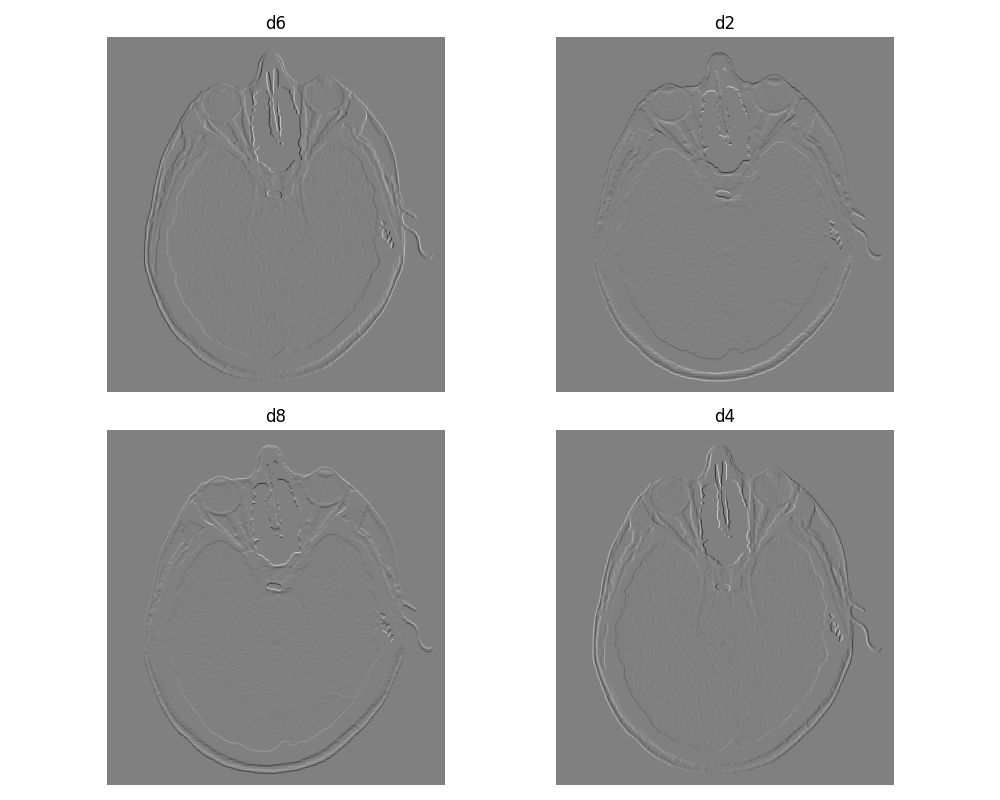

Reproduce this figure in Python.
import os
import sys
import numpy as np
import matplotlib.pyplot as plt
from skimage.io import imread
from skimage.util import img_as_float
from scipy.ndimage import convolve
from libDIPUM.bellmf import bellmf
from libDIPUM.onemf import onemf
from libDIPUM.triangmf import triangmf
from libDIPUM.fuzzysysfcn import fuzzysysfcn
from libDIPUM.approxfcn import approxfcn
from libDIPUM.data_path import dip_data


# MATLAB-like tofloat/revertClass behavior for this script
f_in = imread(dip_data('headCT.tif'))
if f_in.ndim == 3:
    f_in = f_in[:, :, 0]
orig_dtype = f_in.dtype
f = img_as_float(f_in)

def revertClass(x):
    if np.issubdtype(orig_dtype, np.integer):
        info = np.iinfo(orig_dtype)
        y = np.clip(x, 0.0, 1.0)
        y = np.round(y * info.max).astype(orig_dtype)
        return y
    return x.astype(orig_dtype)


# The fuzzy system has four inputs: differences with neighbors.
z1 = convolve(f, np.array([[0, -1, 1]], dtype=float), mode='nearest')
z2 = convolve(f, np.array([[0], [-1], [1]], dtype=float), mode='nearest')
z3 = convolve(f, np.array([[1], [-1], [0]], dtype=float), mode='nearest')
z4 = convolve(f, np.array([[1, -1, 0]], dtype=float), mode='nearest')

# Input membership functions.
zero = lambda z: bellmf(z, -0.3, 0)  # noqa: E731
not_used = lambda z: onemf(z)         # noqa: E731

# Output membership functions.
black = lambda z: triangmf(z, 0, 0, 0.75)      # noqa: E731
white = lambda z: triangmf(z, 0.25, 1, 1)      # noqa: E731

# 4 rules x 4 inputs
inmf = [
    [zero,     not_used, zero,     not_used],
    [not_used, not_used, zero,     zero],
    [not_used, zero,     not_used, zero],
    [zero,     zero,     not_used, not_used],
]

# Extra output MF gives automatic else-rule behavior
outmf = [white, white, white, white, black]

# Output range
vrange = [0, 1]

# Build fuzzy system and LUT approximation
F = fuzzysysfcn(inmf, outmf, vrange)
G = approxfcn(F, np.array([[-1, 1], [-1, 1], [-1, 1], [-1, 1]], dtype=float))
z1c = np.clip(z1, -1.0, 1.0)
z2c = np.clip(z2, -1.0, 1.0)
z3c = np.clip(z3, -1.0, 1.0)
z4c = np.clip(z4, -1.0, 1.0)
gf = G(z1c, z2c, z3c, z4c)

# Convert output back to class of input image
g = revertClass(gf)

# Display 1
fig1 = plt.figure(figsize=(10, 8))
plt.subplot(2, 2, 1)
plt.imshow(z1, cmap='gray')
plt.title('d6')
plt.axis('off')

plt.subplot(2, 2, 2)
plt.imshow(z2, cmap='gray')
plt.title('d2')
plt.axis('off')

plt.subplot(2, 2, 3)
plt.imshow(z3, cmap='gray')
plt.title('d8')
plt.axis('off')

plt.subplot(2, 2, 4)
plt.imshow(z4, cmap='gray')
plt.title('d4')
plt.axis('off')

plt.tight_layout()
fig1.savefig('Figure379.png')
print('Saved Figure379.png')

# Display 2
fig2 = plt.figure(figsize=(10, 8))
ax1 = plt.subplot(2, 2, 1)
plt.imshow(f, cmap='gray', vmin=0, vmax=1)
plt.title('Original')
plt.axis('off')

ax2 = plt.subplot(2, 2, 2)
if np.issubdtype(g.dtype, np.integer):
    plt.imshow(g, cmap='gray', vmin=0, vmax=np.iinfo(g.dtype).max)
else:
    plt.imshow(g, cmap='gray', vmin=0, vmax=1)
plt.title('Fuzzy edge enhancement')
plt.axis('off')

ax3 = plt.subplot(2, 2, 3)
gm = gf - np.min(gf)
if np.max(gm) > 0:
    gs = np.uint8(255.0 * (gm / np.max(gm)))
else:
    gs = np.zeros_like(gm, dtype=np.uint8)
plt.imshow(gs, cmap='gray')
plt.title('After scaling')
plt.axis('off')

# MATLAB linkaxes equivalent for image limits consistency
for ax in [ax1, ax2, ax3]:
    ax.set_xlim(0, f.shape[1] - 1)
    ax.set_ylim(f.shape[0] - 1, 0)

plt.tight_layout()
fig2.savefig('Figure379Bis.png')
print('Saved Figure379Bis.png')

plt.show()
